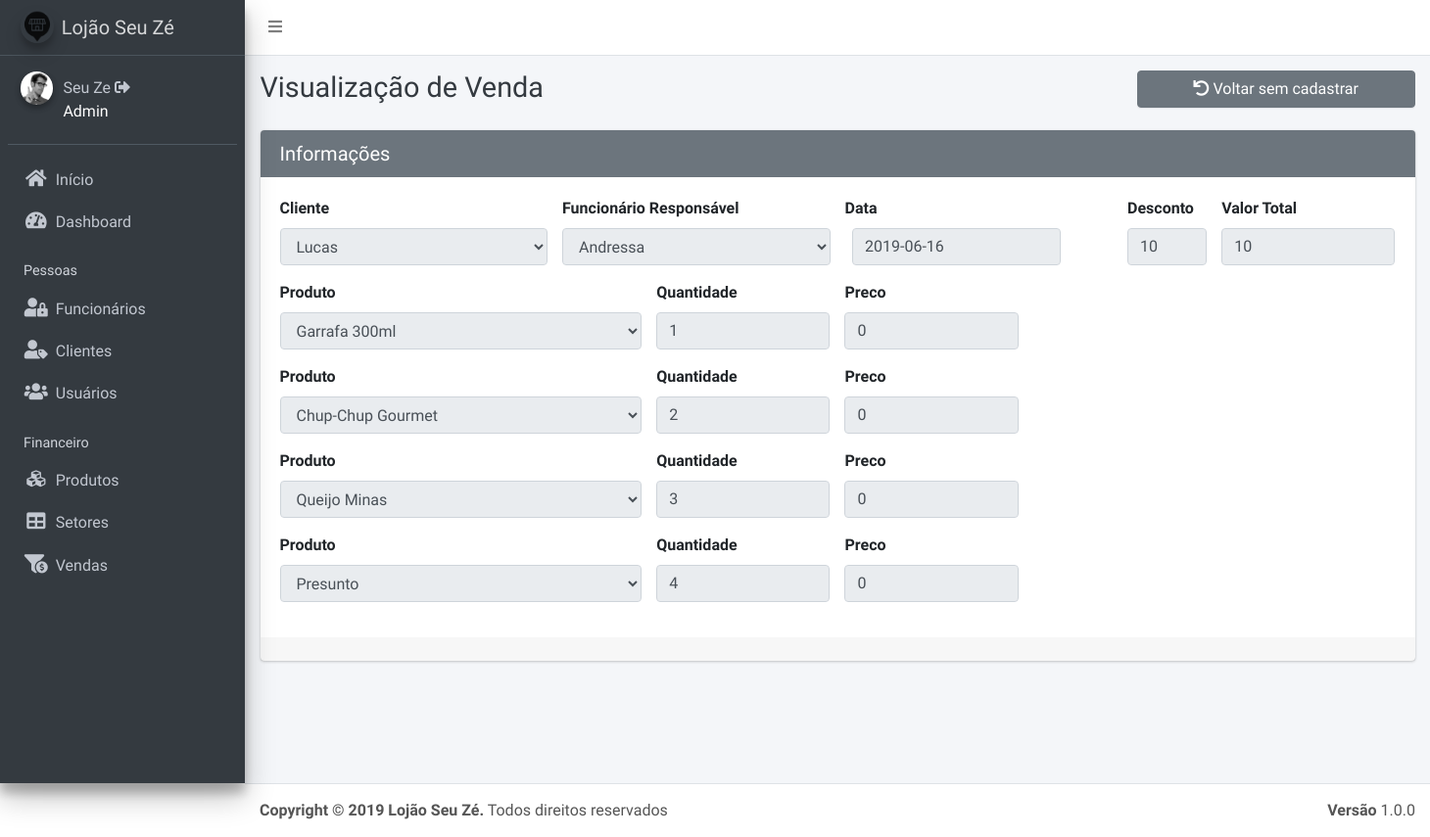
Page /viewVenda.php?id=1 (signed in) on the committed database.
### tables this page shows
CREATE TABLE `vendas` (
  `id` int(11) NOT NULL,
  `cliente` int(11) NOT NULL,
  `funcionario` int(11) NOT NULL,
  `data` varchar(14) NOT NULL,
  `desconto` float NOT NULL,
  `total` float NOT NULL
);

CREATE TABLE `vendas_produtos` (
  `id` int(11) NOT NULL,
  `produto` int(11) NOT NULL,
  `venda` int(11) NOT NULL,
  `quantidade` int(11) NOT NULL,
  `preco` float NOT NULL
);

### viewVenda.php (the view, shortened to what this page needs)
<?php require('header.php'); ?>
<?php require('dashboard.php'); ?>
<?php
$sqlFuncionarios = "SELECT * FROM usuarios WHERE tipo = 'Funcionario'";
$sqlClientes = "SELECT * FROM usuarios WHERE tipo = 'Cliente'";
$resultFuncionarios = $conexao->query($sqlFuncionarios);
$resultClientes = $conexao->query($sqlClientes);
?>
<div class="content-wrapper">
  <div class="content-header">
    <div class="container-fluid">
      <div class="row mb-2">
        <div class="col-sm-6">
          <h1 class="m-0 text-dark">Visualização de Venda</h1>
        </div>
        <div class="col-sm-3">
        </div>
        <div class="col-sm-3">
          <a href="listaVendas.php"><button type="button" class="btn btn-block btn-secondary"><i class="nav-icon fa fa-undo"></i> Voltar sem cadastrar</button></a>
        </div>
      </div>
    </div>
  </div>
                  <?php
                    $id = $_GET['id'];
                    $sql = "SELECT * FROM vendas WHERE id = $id";
                    $result = $conexao->query($sql);
                    $row = $result->fetch_assoc();
                    ?>
  <section class="content">
    <div class="container-fluid">
      <div class="row">
        <section class="col-lg-12 connectedSortable">
          <div class="card card-secondary">
            <div class="card-header">
              <h3 class="card-title">Informações</h3>
            </div>
            <form action="" method="POST" target="_self" role="form">
              <div id="DIVprodutos" class="card-body">
                <div class="row">
                  <div class="form-group col-md-3">
                    <label>Cliente</label>
                    <select id="selectCliente" class="form-control select2 select2-hidden-accessible" style="width: 100%;" tabindex="-1" aria-hidden="true" name="cliente" disabled>
                      <?php
                          while ($rowtemp = $resultClientes->fetch_assoc()) {
                            if($rowtemp['id'] == $row['cliente']){
                              echo "<option selected value='$rowtemp[id]'>$rowtemp[nome]</option>";
                            }
                          }
                      ?>
                    </select>
                  </div>
                  <div class="form-group col-md-3">
                    <label>Funcionário Responsável</label>
                    <select id="selectFuncionario" class="form-control select2 select2-hidden-accessible" style="width: 100%;" tabindex="-1" aria-hidden="true" name="funcionario" disabled>
                      <?php
                          while ($rowtemp = $resultFuncionarios->fetch_assoc()) {
                            if($rowtemp['id'] == $row['funcionario']){
                              echo "<option selected value='$rowtemp[id]'>$rowtemp[nome]</option>";
                            }
                          }
                      ?>
                    </select>
                  </div>
                  <div class="form-group col-md-3">
                    <label for="inputData">Data</label>
                    <div class="col-10">
                      <input class="form-control" name="data" type="text" value="<?php echo $row['data'] ?>" id="inputData" disabled>
                    </div>
                  </div>
                  <div class="form-group col-md-1">
                    <label for="inputDesconto">Desconto</label>
                    <input type="number" name="desconto" class="form-control" id="inputDesconto" value="<?php echo $row['desconto'] ?>" disabled>
                  </div>
                  <div class="form-group col-md-2">
                    <label for="inputTotal">Valor Total</label>
                    <input type="number" name="total" class="form-control" id="inputTotal" value="<?php echo $row['total'] ?>" disabled>
                  </div>
                </div>
                <?php
                  $sqlProdutos = "SELECT * FROM vendas_produtos WHERE venda = $id";
                  $resultProdutos = $conexao->query($sqlProdutos);
                  while ($row = $resultProdutos->fetch_assoc()) {
                ?>
                <div id="prod0" class="row">
                  <div class="form-group col-md-4">
                    <label>Produto</label>
                    <select id="selectProdutos" class="form-control select2 select2-hidden-accessible" style="width: 100%;" tabindex="-1" aria-hidden="true" name="produtos[]"disabled>
                      <?php $sqlProdutos2 = "SELECT * FROM produtos INNER JOIN vendas_produtos WHERE produtos.id = vendas_produtos.produto AND vendas_produtos.id=$row[id]";
                      $resultProdutos2 = $conexao->query($sqlProdutos2);
                      while ($row2 = $resultProdutos2->fetch_assoc()) {
                          echo "<option>$row2[nome]</option>";
                      }?>
                    </select>
                  </div>
                  <div class="form-group col-md-2">
                    <label for="inputQuantidade">Quantidade</label>
                    <input type="number" name="quantidades[]" class="form-control" id="inputQuantidade" value=<?php echo $row['quantidade']; ?> disabled >
                  </div>
                  <div class="form-group col-md-2">
                    <label for="inputPreco">Preco</label>
                    <?php $sqlProdutos2 = "SELECT * FROM produtos INNER JOIN vendas_produtos WHERE produtos.id = vendas_produtos.produto AND vendas_produtos.id=$row[id]";
                      $resultProdutos2 = $conexao->query($sqlProdutos2);
                      $row2 = $resultProdutos2->fetch_assoc();
                    ?>
                    <input name="preco" class="form-control" id="inputPreco0" value=<?php echo $row2['preco']; ?> disabled >
                  </div>
                </div>
                <?php } ?>
              </div>
              <div class="card-footer">
              </div>
            </form>
          </div>
      </div>
  </section>
</div>
</div>
<?php require ('footer.php');?>

### rows in the picture
vendas: data "2019-06-16", desconto "10", total "10"
vendas_produtos: quantidade "1", preco "0"
vendas_produtos: quantidade "2", preco "0"
vendas_produtos: quantidade "3", preco "0"
vendas_produtos: quantidade "4", preco "0"

### other values in the picture
$_SESSION['nome'] "Seu Ze"
$_SESSION['tipo'] "Admin"
form field cliente "Lucas"
form field funcionario "Andressa"
form field value "Garrafa 300ml"
form field value "Chup-Chup Gourmet"
form field value "Queijo Minas"
form field value "Presunto"
